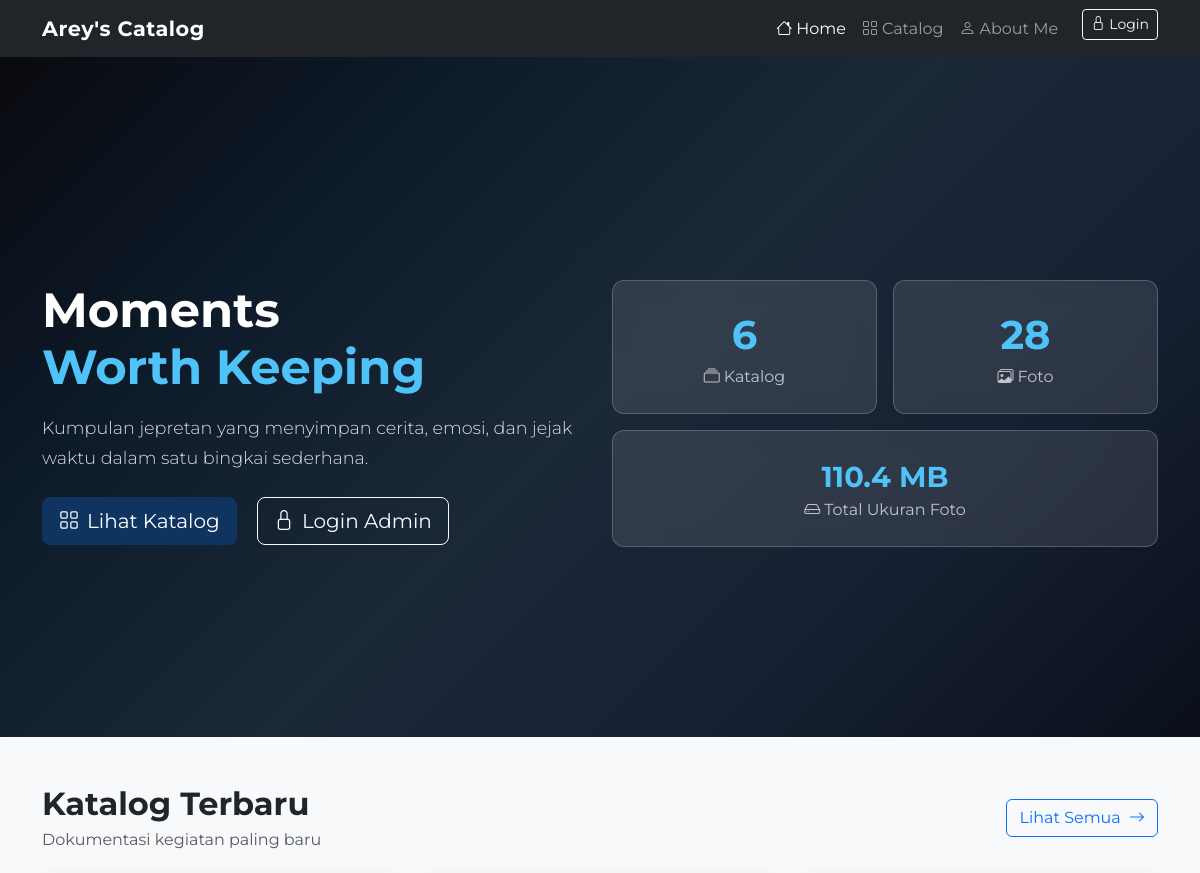
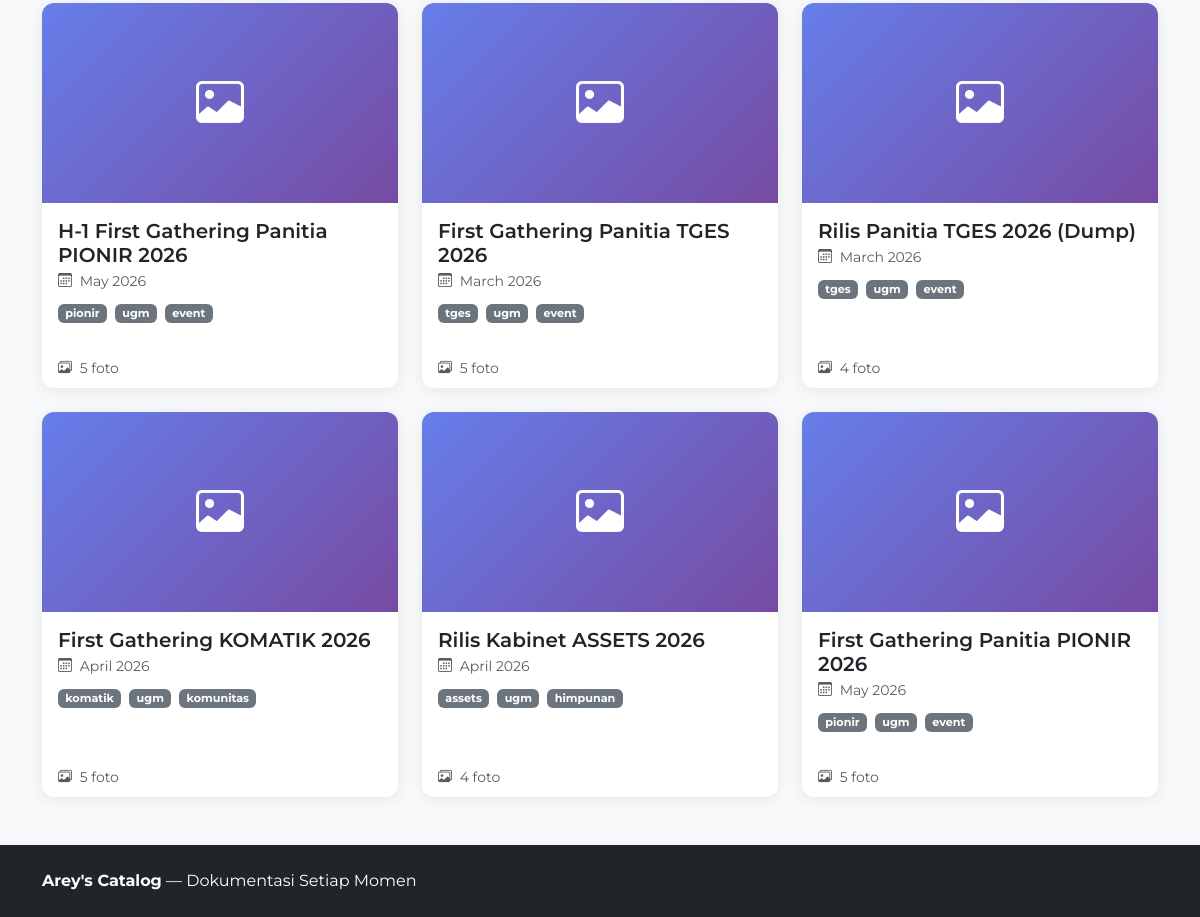
The page / on the database its author committed (2 pictures, top to bottom).
### tables this page shows
CREATE TABLE `katalog` (
  `id_katalog` int(11) NOT NULL,
  `id_admin` int(11) NOT NULL,
  `judul` varchar(150) NOT NULL,
  `deskripsi` text DEFAULT NULL,
  `tanggal_event` date NOT NULL,
  `thumbnail` varchar(255) DEFAULT NULL,
  `jumlah_foto` int(11) DEFAULT 0,
  `created_at` timestamp NOT NULL DEFAULT current_timestamp(),
  `updated_at` timestamp NOT NULL DEFAULT current_timestamp() ON UPDATE current_timestamp()
);

### includes/functions.php (called while the page is built, shortened)
<?php
function e($string) {
    return htmlspecialchars($string ?? '', ENT_QUOTES, 'UTF-8');
}
?>

### index.php (the view, shortened to what this page needs)
<?php
require_once 'includes/header.php';
$query_stats = "
    SELECT
        COUNT(DISTINCT k.id_katalog)         AS total_katalog,
        COUNT(f.id_foto)                     AS total_foto,
        COALESCE(SUM(f.ukuran_file), 0) / 1048576 AS total_ukuran_mb
    FROM katalog k
    LEFT JOIN foto f ON k.id_katalog = f.id_katalog
";
$result_stats = mysqli_query($conn, $query_stats);
$stats = mysqli_fetch_assoc($result_stats);
$query_katalog = "
    SELECT
        k.id_katalog,
        k.judul,
        k.thumbnail,
        k.jumlah_foto,
        DATE_FORMAT(k.tanggal_event, '%M %Y') AS bulan_tahun,
        (
            SELECT GROUP_CONCAT(nama_tag SEPARATOR ', ')
            FROM tags
            WHERE id_katalog = k.id_katalog
        ) AS tag_list
    FROM katalog k
    ORDER BY k.created_at DESC
    LIMIT 6
";
$result_katalog = mysqli_query($conn, $query_katalog);
?>
<section class="hero-section">
    <div class="container py-5">
        <div class="row align-items-center">
            <div class="col-lg-6 mb-5 mb-lg-0">
                <h1 class="mb-3">
                    Moments<br>
                    <span style="color:#4fc3f7;font-style:bold">Worth Keeping</span>
                </h1>
                <p class="lead mb-4" style="color:rgba(255,255,255,0.85);
                font-size:1.1rem;line-height:1.7">
                Kumpulan jepretan yang menyimpan cerita, emosi, dan jejak<br class="d-none d-md-block">
                waktu dalam satu bingkai sederhana.
                </p>
                <a href="<?= BASE_URL ?>/pages/catalog.php"
                   class="btn btn-primary btn-lg me-3">
                    <i class="bi bi-grid me-2"></i>Lihat Katalog
                </a>
                <?php if (!isset($_SESSION['user_id'])): ?>
                <a href="<?= BASE_URL ?>/auth/login.php"
                   class="btn btn-outline-light btn-lg">
                    <i class="bi bi-lock me-2"></i>Login Admin
                </a>
                <?php endif; ?>
            </div>
            <div class="col-lg-6">
                <div class="row g-3">
                    <div class="col-6">
                        <div class="stat-card">
                            <div class="stat-number">
                                <?= number_format($stats['total_katalog']) ?>
                            </div>
                            <div style="color:rgba(255,255,255,0.7)">
                                <i class="bi bi-collection me-1"></i>Katalog
                            </div>
                        </div>
                    </div>
                    <div class="col-6">
                        <div class="stat-card">
                            <div class="stat-number">
                                <?= number_format($stats['total_foto']) ?>
                            </div>
                            <div style="color:rgba(255,255,255,0.7)">
                                <i class="bi bi-images me-1"></i>Foto
                            </div>
                        </div>
                    </div>
                    <div class="col-12">
                        <div class="stat-card">
                            <div class="stat-number" style="font-size:1.8rem">
                                <?= number_format($stats['total_ukuran_mb'], 1) ?> MB
                            </div>
                            <div style="color:rgba(255,255,255,0.7)">
                                <i class="bi bi-hdd me-1"></i>Total Ukuran Foto
                            </div>
                        </div>
                    </div>
                </div>
            </div>
        </div>
    </div>
</section>
<section class="py-5">
    <div class="container">
        <div class="d-flex justify-content-between align-items-center mb-4">
            <div>
                <h2 class="fw-bold mb-1">Katalog Terbaru</h2>
                <p class="text-muted mb-0">Dokumentasi kegiatan paling baru</p>
            </div>
            <a href="<?= BASE_URL ?>/pages/catalog.php"
               class="btn btn-outline-primary">
                Lihat Semua <i class="bi bi-arrow-right ms-1"></i>
            </a>
        </div>
        <div class="row g-4">
            <?php if (mysqli_num_rows($result_katalog) > 0): ?>
                <?php while ($katalog = mysqli_fetch_assoc($result_katalog)): ?>
                <div class="col-sm-6 col-lg-4">
                    <a href="<?= BASE_URL ?>/pages/detail.php?id=<?= $katalog['id_katalog'] ?>"
                       class="text-decoration-none">
                        <div class="card catalog-card h-100">
                            <?php
                            $thumb_path = 'assets/uploads/thumbnails/' . $katalog['thumbnail'];
                            if ($katalog['thumbnail'] && file_exists($thumb_path)):
                            ?>
                                <img src="<?= BASE_URL ?>/<?= $thumb_path ?>"
                                     class="card-img-top"
                                     alt="<?= e($katalog['judul']) ?>">
                            <?php else: ?>
                                <div class="card-img-placeholder">
                                    <i class="bi bi-image"></i>
                                </div>
                            <?php endif; ?>
                            <div class="card-body">
                                <h5 class="card-title fw-semibold text-dark mb-1">
                                    <?= e($katalog['judul']) ?>
                                </h5>
                                <p class="text-muted small mb-2">
                                    <i class="bi bi-calendar3 me-1"></i>
                                    <?= e($katalog['bulan_tahun']) ?>
                                </p>
                                <?php if ($katalog['tag_list']): ?>
                                <div class="mb-2">
                                    <?php foreach (explode(', ', $katalog['tag_list']) as $tag): ?>
                                    <span class="badge bg-secondary me-1" style="font-size:0.7rem">
                                        <?= e(trim($tag)) ?>
                                    </span>
                                    <?php endforeach; ?>
                                </div>
                                <?php endif; ?>
                            </div>
                            <div class="card-footer bg-transparent border-top-0">
                                <small class="text-muted">
                                    <i class="bi bi-images me-1"></i>
                                    <?= $katalog['jumlah_foto'] ?> foto
                                </small>
                            </div>
                        </div>
                    </a>
                </div>
                <?php endwhile; ?>
            <?php endif; ?>
        </div>
    </div>
</section>
<?php require_once 'includes/footer.php'; ?>

### includes/header.php (shortened to what this page needs)
<?php
require_once __DIR__ . '/functions.php';
$current_page = basename($_SERVER['PHP_SELF']);
?>
<!DOCTYPE html>
<html lang="id">
<head>
    <link href="https://cdn.jsdelivr.net/npm/bootstrap@5.3.0/dist/css/bootstrap.min.css" rel="stylesheet">
    <link href="https://cdn.jsdelivr.net/npm/bootstrap-icons@1.11.0/font/bootstrap-icons.css" rel="stylesheet">
    <link href="<?= BASE_URL ?>/assets/css/style.css" rel="stylesheet">
</head>
<body>
<nav class="navbar navbar-expand-lg navbar-dark bg-dark sticky-top">
    <div class="container">
        <a class="navbar-brand fw-bold" href="<?= BASE_URL ?>">
            </i>Arey's Catalog
        </a>
        <div class="collapse navbar-collapse" id="navbarMain">
            <ul class="navbar-nav ms-auto">
                <li class="nav-item">
                    <a class="nav-link <?= $current_page === 'index.php' ? 'active' : '' ?>"
                       href="<?= BASE_URL ?>">
                        <i class="bi bi-house me-1"></i>Home
                    </a>
                </li>
                <li class="nav-item">
                    <a class="nav-link <?= $current_page === 'catalog.php' ? 'active' : '' ?>"
                       href="<?= BASE_URL ?>/pages/catalog.php">
                        <i class="bi bi-grid me-1"></i>Catalog
                    </a>
                </li>
                <li class="nav-item">
                    <a class="nav-link <?= $current_page === 'about.php' ? 'active' : '' ?>"
                       href="<?= BASE_URL ?>/pages/about.php">
                        <i class="bi bi-person me-1"></i>About Me
                    </a>
                </li>
                <?php if (isset($_SESSION['user_id'])): ?>
                <li class="nav-item dropdown ms-lg-3">
                    <a class="nav-link dropdown-toggle" href="#"
                       data-bs-toggle="dropdown">
                        <i class="bi bi-shield-lock me-1"></i>
                        <?= e($_SESSION['username']) ?>
                    </a>
                    <ul class="dropdown-menu dropdown-menu-end">
                        <li>
                            <a class="dropdown-item" href="<?= BASE_URL ?>/admin/dashboard.php">
                                <i class="bi bi-speedometer2 me-2"></i>Dashboard
                            </a>
                        </li>
                        <li>
                            <a class="dropdown-item" href="<?= BASE_URL ?>/admin/katalog/index.php">
                                <i class="bi bi-collection me-2"></i>Kelola Katalog
                            </a>
                        </li>
                        <li><hr class="dropdown-divider"></li>
                        <li>
                            <a class="dropdown-item text-danger"
                               href="<?= BASE_URL ?>/auth/logout.php">
                                <i class="bi bi-box-arrow-right me-2"></i>Logout
                            </a>
                        </li>
                    </ul>
                </li>
                <?php else: ?>
                <li class="nav-item ms-lg-3">
                    <a class="btn btn-outline-light btn-sm"
                       href="<?= BASE_URL ?>/auth/login.php">
                        <i class="bi bi-lock me-1"></i>Login
                    </a>
                </li>
                <?php endif; ?>
            </ul>
        </div>
    </div>
</nav>

### includes/footer.php (shortened to what this page needs)
<footer class="bg-dark text-white mt-auto py-4">
    <div class="container">
        <div class="row align-items-center">
            <div class="col-md-6 text-center text-md-start mb-2 mb-md-0">
                <strong>Arey's Catalog</strong> — Dokumentasi Setiap Momen
            </div>
            <div class="col-md-6 text-center text-md-end">
                <small class="text-muted">
                </small>
            </div>
        </div>
    </div>
</footer>
</body>
</html>

### assets/css/style.css (style rules this page uses)
body { font-family: 'Montserrat', sans-serif; background-color: #f8f9fa; color: #212529; min-height: 100vh; display: flex; flex-direction: column; }
html { height: 100%; }
body { min-height: 100vh; display: flex; flex-direction: column; }
footer { margin-top: auto !important; }
.navbar-brand { font-size: 1.3rem; letter-spacing: 0.5px; }
.hero-section { background: linear-gradient(135deg, #0a0a0f 0%, #0d1b2a 25%, #1b2838 50%, #162032 75%, #0a0f1a 100% ); min-height: 85vh; display: flex; align-items: center; color: white; position: relative; padding-top: 2rem; }
.hero-section::before { display: none; }
.hero-section .container { position: relative; z-index: 1; }
.hero-section h1 { font-size: 3rem; font-weight: 700; line-height: 1.2; }
.stat-card { background: rgba(255,255,255,0.1); border: 1px solid rgba(255,255,255,0.2); border-radius: 12px; padding: 1.5rem; text-align: center; backdrop-filter: blur(10px); }
.stat-card .stat-number { font-size: 2.5rem; font-weight: 700; color: #4fc3f7; }
.catalog-card { border: none; border-radius: 12px; overflow: hidden; box-shadow: 0 2px 15px rgba(0,0,0,0.08); transition: transform 0.25s ease, box-shadow 0.25s ease; cursor: pointer; }
.catalog-card .card-img-placeholder { height: 200px; background: linear-gradient(135deg, #667eea 0%, #764ba2 100%); display: flex; align-items: center; justify-content: center; color: white; font-size: 3rem; }
.btn-primary { background-color: #0f3460; border-color: #0f3460; }

### rows shown on the page
katalog: judul "H-1 First Gathering Panitia PIONIR 2026", bulan_tahun "May 2026", tag "pionir", tag "ugm", tag "event", jumlah_foto "5"
katalog: judul "First Gathering Panitia TGES 2026", bulan_tahun "March 2026", tag "tges", tag "ugm", tag "event", jumlah_foto "5"
katalog: judul "Rilis Panitia TGES 2026 (Dump)", bulan_tahun "March 2026", tag "tges", tag "ugm", tag "event", jumlah_foto "4"
katalog: judul "First Gathering KOMATIK 2026", bulan_tahun "April 2026", tag "komatik", tag "ugm", tag "komunitas", jumlah_foto "5"
katalog: judul "Rilis Kabinet ASSETS 2026", bulan_tahun "April 2026", tag "assets", tag "ugm", tag "himpunan", jumlah_foto "4"
katalog: judul "First Gathering Panitia PIONIR 2026", bulan_tahun "May 2026", tag "pionir", tag "ugm", tag "event", jumlah_foto "5"

### other values the page prints
$stats['total_katalog'] "6"
$stats['total_foto'] "28"
$stats['total_ukuran_mb'] "110.4"
